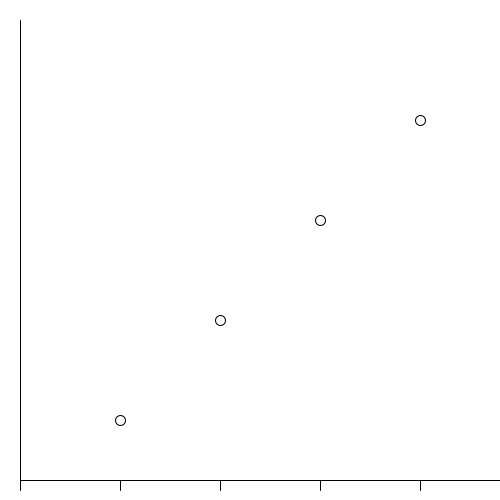
Frame 1 (no input)
Frame 60 (the mouse pressed at the canvas centre just before this capture): identical to frame 1, image omitted
Frame 120 (the mouse held since frame 60 and released just before this capture): identical to frame 1, image omitted

The Processing sketch that drew this single still picture (run headless with seeded random() and noise(); from frame 60 on, the mouse is pressed at the canvas centre):

// Processing sketch: time_series
// ── time_series.pde
int padding = 20;

void setup(){
  size(500,500);
}
void draw(){
  background(255);


  pushMatrix(); 
  translate(padding,padding);
  
  //x-axis
  line(0, height- (2* padding), width, height- (2* padding));
  
  //y-axis
  line(0, 0, 0 , height- (2* padding));
  
  createTicks(5);
  
  ellipseMode(CENTER);
  for(int i = 0; i < 5; i++){
    
    ellipse((i * width / 5) , height - (i * width / 5), 10,10);
  }
  
  popMatrix();
}

void createTicks(int numTicks){
  
  for(int i=0; i < numTicks; i++){ 
    //algorithm: countNumber * (whole / numberOfParts)
    
    line((i * width / 5) , height - 40, (i * width / 5) , height-30 );
      
  }

}
